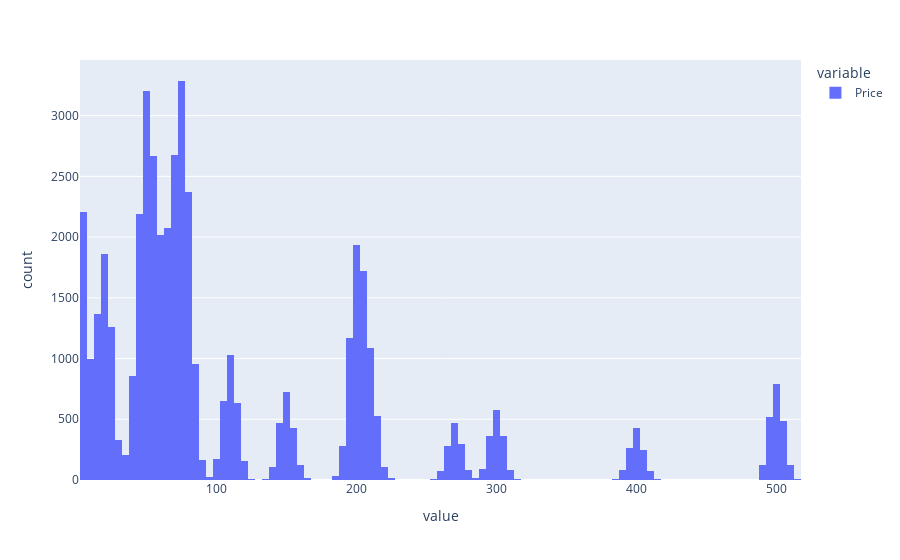

Write notebook code for a chart like this one.
### Markdown cell above
## Problem 5: Regression Analysis

In this section, we will switch from classification to regression. The goal is to predict the price of clothing items based on their image features. Follow the steps below to load the price data, train a regression model, and evaluate its performance.

### Problem 5a: Training a Linear Regression Model

**Task**: Use `pandas` and `scikit-learn` to train a linear regression model to predict prices:

1. **Join the DataFrames**: 
    - Combine the price data with the original `train_df` and `test_df` using the [`join`](https://pandas.pydata.org/docs/reference/api/pandas.DataFrame.join.html) method.
    - Store the resulting training data in `prices_train` and the testing data in `prices_test`.

    **Hint**: Think about which column can serve as the key for joining the `prices` DataFrame with the original `train_df` and `test_df`.

2. **Train the Model**:
    - Use `LinearRegression` from [`sklearn.linear_model`](https://scikit-learn.org/stable/modules/linear_model.html) to train a regression model.
    - Ensure that the model predicts only positive prices.

3. **Store Predictions**:
    - Add the predicted prices to the `prices_test` `DataFrame`.

**Important for grading**: Name your model `price_model`.

**Expected Output**:
The `prices_train` and `prices_test` `DataFrames` should look like this:

| key_0 |      image      |    label    | predicted_label | correct | Price |
|-------|-----------------|-------------|-----------------|---------|-------|
| 48572 | [0.0, 0.0, ...] |   Sneaker   |     Sneaker     |   True  | 49.86 |
| 38696 | [0.0, 0.0, ...] |    Dress    |      Dress      |   True  | 14.56 |

### Code cell
prices = pd.read_csv("./data/FashionMNIST_prices.csv")
# TODO: Join the original `train_df` and `test_df` with the `prices` DataFrame
prices_tr, prices_te = train_test_split(prices, test_size=0.2, random_state=SEED)
prices_train = pd.concat([train_df, prices_tr], axis=1)
prices_test = pd.concat([test_df, prices_te], axis=1)
prices_train['Price'].hist().show()
prices_train.head()

### Figure 1 — Plotly figure (JSON) as saved in the notebook; plotly's stock layout.template omitted (floating-point values rounded to 4 significant figures; data arrays with more than 128 entries replaced by an {"elided": "..."} marker saying what was removed)
{"data": [{"bingroup": "x", "hovertemplate": "variable=Price<br>value=%{x}<br>count=%{y}<extra></extra>", "legendgroup": "Price", "marker": {"color": "#636efa", "pattern": {"shape": ""}}, "name": "Price", "orientation": "v", "showlegend": true, "type": "histogram", "x": {"elided": "48000 float values"}, "xaxis": "x", "yaxis": "y"}], "layout": {"barmode": "relative", "legend": {"title": {"text": "variable"}, "tracegroupgap": 0}, "margin": {"t": 60}, "xaxis": {"anchor": "y", "domain": [0, 1], "title": {"text": "value"}}, "yaxis": {"anchor": "x", "domain": [0, 1], "title": {"text": "count"}}}}
